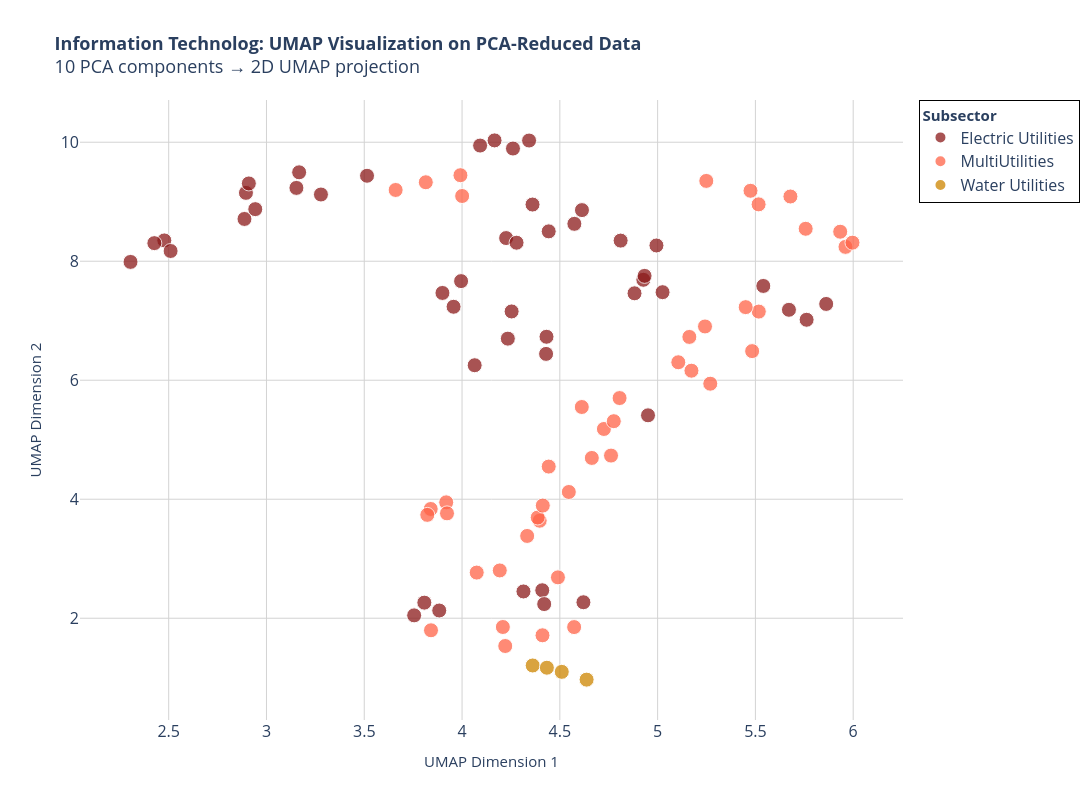

Source (notebook cell):
### Code cell
### >> Plot 6: Interactive UMAP matplot

# Create interactive UMAP scatter plot with Reduced-PCA
fig = go.Figure()
sectors = sorted(df_umap['Subsector'].unique())

for sector in sectors:
    sector_data = df_umap[df_umap['Subsector'] == sector]
    
    # Prepare hover text
    hover_text = []
    for idx, row in sector_data.iterrows():
        text = f"<b>{row['Ticker']}</b><br>"
        text += f"Sector: {sector}<br>"
        text += f"UMAP1: {row['UMAP1']:.2f}<br>"
        text += f"UMAP2: {row['UMAP2']:.2f}<br>"
        if 'Revenue' in sector_data.columns:
            text += f"Revenue: ${row['Revenue']:,.0f}<br>"
        if 'Assets' in sector_data.columns:
            text += f"Assets: ${row['Assets']:,.0f}<br>"
        if 'Net Income' in sector_data.columns:
            text += f"Net Income: ${row['Net Income']:,.0f}"
        hover_text.append(text)
    
    fig.add_trace(go.Scatter(
        x=sector_data['UMAP1'],
        y=sector_data['UMAP2'],
        mode='markers',
        name=sector,
        marker=dict(
            size=15,
            color=sector_colors[sector],
            opacity=0.75,
            line=dict(width=1, color='white')
        ),
        text=hover_text,
        hovertemplate='%{text}<extra></extra>'
    ))

fig.update_layout(
    width=1300,
    height=800,
    title=dict(
        text='<b>Information Technolog: UMAP Visualization on PCA-Reduced Data</b><br>10 PCA components → 2D UMAP projection',
        font=dict(size=18)
    ),
    xaxis=dict(
        title='UMAP Dimension 1',
        title_font=dict(size=15),  
        gridcolor='lightgray',
        showgrid=True,
        zeroline=True,
        zerolinecolor='gray',
        zerolinewidth=2
    ),
    yaxis=dict(
        title='UMAP Dimension 2',
        title_font=dict(size=15),  
        gridcolor='lightgray',
        showgrid=True,
        zeroline=True,
        zerolinecolor='gray',
        zerolinewidth=2
    ),
    hovermode='closest',
    plot_bgcolor='white',
    legend=dict(
        title=dict(text='<b>Subsector</b>', font=dict(size=15)),
        bgcolor="rgba(255,255,255,0.95)",
        bordercolor="black",
        borderwidth=1,
        font=dict(size=16),
        itemsizing='constant'
    )
)

fig.update_xaxes(tickfont=dict(size=16))
fig.update_yaxes(tickfont=dict(size=16))
fig.show()


## >> save as html and png for sharing
FILE_NAME = f"Util_subsector_UMAP_pca_reduced(n=10)_test14"
fig.write_html(f"{HTML_PATH}/{FILE_NAME}.html")
fig.write_image(f"{FIG_PATH}/{FILE_NAME}.png",
               width=1300, height=800,
               scale=3          # Scale factor (like DPI multiplier)
               )

# allow to open automatically in the default browser
webbrowser.open(f"{HTML_PATH}/{FILE_NAME}.html")

### Figure 1 — Plotly figure (JSON) as saved in the notebook; plotly's stock layout.template omitted (floating-point values rounded to 4 significant figures)
{"data": [{"hovertemplate": "%{text}<extra></extra>", "marker": {"color": "#8B1A1A", "line": {"color": "white", "width": 1}, "opacity": 0.75, "size": 15}, "mode": "markers", "name": "Electric Utilities", "text": ["<b>AEP</b><br>Sector: Electric Utilities<br>UMAP1: 2.89<br>UMAP2: 8.71<br>Revenue: $14,945,000,000<br>Assets: $54,367,000,000<br>Net Income: $1,259,000,000", "<b>AEP</b><br>Sector: Electric Utilities<br>UMAP1: 2.94<br>UMAP2: 8.88<br>Revenue: $14,813,500,000<br>Assets: $56,414,000,000<br>Net Income: $1,484,200,000", "<b>AEP</b><br>Sector: Electric Utilities<br>UMAP1: 3.28<br>UMAP2: 9.12<br>Revenue: $16,378,600,000<br>Assets: $59,544,600,000<br>Net Income: $1,638,000,000", "<b>AEP</b><br>Sector: Electric Utilities<br>UMAP1: 3.15<br>UMAP2: 9.23<br>Revenue: $16,453,200,000<br>Assets: $61,683,100,000<br>Net Income: $2,052,300,000", "<b>D</b><br>Sector: Electric Utilities<br>UMAP1: 4.99<br>UMAP2: 8.26<br>Revenue: $12,835,000,000<br>Assets: $46,838,000,000<br>Net Income: $302,000,000", "<b>D</b><br>Sector: Electric Utilities<br>UMAP1: 4.81<br>UMAP2: 8.35<br>Revenue: $13,120,000,000<br>Assets: $50,096,000,000<br>Net Income: $1,697,000,000", "<b>D</b><br>Sector: Electric Utilities<br>UMAP1: 4.61<br>UMAP2: 8.86<br>Revenue: $12,436,000,000<br>Assets: $54,327,000,000<br>Net Income: $1,310,000,000", "<b>D</b><br>Sector: Electric Utilities<br>UMAP1: 4.36<br>UMAP2: 8.95<br>Revenue: $11,683,000,000<br>Assets: $58,797,000,000<br>Net Income: $1,899,000,000", "<b>DUK</b><br>Sector: Electric Utilities<br>UMAP1: 4.17<br>UMAP2: 10.03<br>Revenue: $17,912,000,000<br>Assets: $113,856,000,000<br>Net Income: $1,768,000,000", "<b>DUK</b><br>Sector: Electric Utilities<br>UMAP1: 4.26<br>UMAP2: 9.89<br>Revenue: $22,756,000,000<br>Assets: $114,779,000,000<br>Net Income: $2,665,000,000", "<b>DUK</b><br>Sector: Electric Utilities<br>UMAP1: 4.34<br>UMAP2: 10.03<br>Revenue: $23,925,000,000<br>Assets: $120,557,000,000<br>Net Income: $1,883,000,000", "<b>DUK</b><br>Sector: Electric Utilities<br>UMAP1: 4.09<br>UMAP2: 9.94<br>Revenue: $23,459,000,000<br>Assets: $121,156,000,000<br>Net Income: $2,816,000,000", "<b>ED</b><br>Sector: Electric Utilities<br>UMAP1: 3.96<br>UMAP2: 7.23<br>Revenue: $12,354,000,000<br>Assets: $40,647,000,000<br>Net Income: $1,062,000,000", "<b>ED</b><br>Sector: Electric Utilities<br>UMAP1: 4.25<br>UMAP2: 7.16<br>Revenue: $12,919,000,000<br>Assets: $44,071,000,000<br>Net Income: $1,092,000,000", "<b>ED</b><br>Sector: Electric Utilities<br>UMAP1: 3.90<br>UMAP2: 7.47<br>Revenue: $12,554,000,000<br>Assets: $45,642,000,000<br>Net Income: $1,193,000,000", "<b>ED</b><br>Sector: Electric Utilities<br>UMAP1: 4.00<br>UMAP2: 7.67<br>Revenue: $12,075,000,000<br>Assets: $48,255,000,000<br>Net Income: $1,245,000,000", "<b>EIX</b><br>Sector: Electric Utilities<br>UMAP1: 5.76<br>UMAP2: 7.02<br>Revenue: $11,862,000,000<br>Assets: $44,394,000,000<br>Net Income: $-92,000,000", "<b>EIX</b><br>Sector: Electric Utilities<br>UMAP1: 5.86<br>UMAP2: 7.28<br>Revenue: $12,581,000,000<br>Assets: $46,646,000,000<br>Net Income: $1,015,000,000", "<b>EIX</b><br>Sector: Electric Utilities<br>UMAP1: 5.54<br>UMAP2: 7.58<br>Revenue: $13,413,000,000<br>Assets: $49,734,000,000<br>Net Income: $1,721,000,000", "<b>EIX</b><br>Sector: Electric Utilities<br>UMAP1: 5.67<br>UMAP2: 7.18<br>Revenue: $11,524,000,000<br>Assets: $50,310,000,000<br>Net Income: $1,117,000,000", "<b>ETR</b><br>Sector: Electric Utilities<br>UMAP1: 4.43<br>UMAP2: 6.73<br>Revenue: $10,302,079,000<br>Assets: $43,202,502,000<br>Net Income: $868,363,000", "<b>ETR</b><br>Sector: Electric Utilities<br>UMAP1: 4.43<br>UMAP2: 6.44<br>Revenue: $11,390,947,000<br>Assets: $43,406,446,000<br>Net Income: $730,572,000", "<b>ETR</b><br>Sector: Electric Utilities<br>UMAP1: 4.23<br>UMAP2: 6.70<br>Revenue: $12,494,921,000<br>Assets: $46,414,455,000<br>Net Income: $960,257,000", "<b>ETR</b><br>Sector: Electric Utilities<br>UMAP1: 4.06<br>UMAP2: 6.25<br>Revenue: $11,513,251,000<br>Assets: $44,647,681,000<br>Net Income: $-156,734,000", "<b>FE</b><br>Sector: Electric Utilities<br>UMAP1: 2.48<br>UMAP2: 8.35<br>Revenue: $15,255,000,000<br>Assets: $50,494,000,000<br>Net Income: $770,000,000", "<b>FE</b><br>Sector: Electric Utilities<br>UMAP1: 2.51<br>UMAP2: 8.17<br>Revenue: $14,892,000,000<br>Assets: $50,424,000,000<br>Net Income: $392,000,000", "<b>FE</b><br>Sector: Electric Utilities<br>UMAP1: 2.30<br>UMAP2: 7.99<br>Revenue: $15,049,000,000<br>Assets: $51,648,000,000<br>Net Income: $299,000,000", "<b>FE</b><br>Sector: Electric Utilities<br>UMAP1: 2.43<br>UMAP2: 8.30<br>Revenue: $15,026,000,000<br>Assets: $52,187,000,000<br>Net Income: $578,000,000", "<b>LNT</b><br>Sector: Electric Utilities<br>UMAP1: 4.41<br>UMAP2: 2.47<br>Revenue: $3,094,500,000<br>Assets: $10,785,500,000<br>Net Income: $335,700,000", "<b>LNT</b><br>Sector: Electric Utilities<br>UMAP1: 4.42<br>UMAP2: 2.24<br>Revenue: $3,276,800,000<br>Assets: $11,112,400,000<br>Net Income: $376,200,000", "<b>LNT</b><br>Sector: Electric Utilities<br>UMAP1: 4.31<br>UMAP2: 2.45<br>Revenue: $3,350,300,000<br>Assets: $12,063,500,000<br>Net Income: $393,300,000", "<b>LNT</b><br>Sector: Electric Utilities<br>UMAP1: 4.62<br>UMAP2: 2.27<br>Revenue: $3,253,600,000<br>Assets: $12,495,200,000<br>Net Income: $388,400,000", "<b>PEG</b><br>Sector: Electric Utilities<br>UMAP1: 5.03<br>UMAP2: 7.48<br>Revenue: $9,781,000,000<br>Assets: $31,725,000,000<br>Net Income: $1,275,000,000", "<b>PEG</b><br>Sector: Electric Utilities<br>UMAP1: 4.88<br>UMAP2: 7.46<br>Revenue: $9,968,000,000<br>Assets: $32,522,000,000<br>Net Income: $1,243,000,000", "<b>PEG</b><br>Sector: Electric Utilities<br>UMAP1: 4.93<br>UMAP2: 7.69<br>Revenue: $10,886,000,000<br>Assets: $35,287,000,000<br>Net Income: $1,518,000,000", "<b>PEG</b><br>Sector: Electric Utilities<br>UMAP1: 4.93<br>UMAP2: 7.75<br>Revenue: $10,415,000,000<br>Assets: $37,535,000,000<br>Net Income: $1,679,000,000", "<b>PPL</b><br>Sector: Electric Utilities<br>UMAP1: 4.44<br>UMAP2: 8.50<br>Revenue: $12,132,000,000<br>Assets: $43,634,000,000<br>Net Income: $1,526,000,000", "<b>PPL</b><br>Sector: Electric Utilities<br>UMAP1: 4.23<br>UMAP2: 8.39<br>Revenue: $7,263,000,000<br>Assets: $46,259,000,000<br>Net Income: $1,130,000,000", "<b>PPL</b><br>Sector: Electric Utilities<br>UMAP1: 4.57<br>UMAP2: 8.63<br>Revenue: $7,852,000,000<br>Assets: $48,606,000,000<br>Net Income: $1,737,000,000", "<b>PPL</b><br>Sector: Electric Utilities<br>UMAP1: 4.28<br>UMAP2: 8.31<br>Revenue: $7,669,000,000<br>Assets: $39,301,000,000<br>Net Income: $682,000,000", "<b>SO</b><br>Sector: Electric Utilities<br>UMAP1: 3.51<br>UMAP2: 9.44<br>Revenue: $16,537,000,000<br>Assets: $63,149,000,000<br>Net Income: $2,415,000,000", "<b>SO</b><br>Sector: Electric Utilities<br>UMAP1: 2.89<br>UMAP2: 9.15<br>Revenue: $17,087,000,000<br>Assets: $64,546,000,000<br>Net Income: $1,710,000,000", "<b>SO</b><br>Sector: Electric Utilities<br>UMAP1: 2.91<br>UMAP2: 9.31<br>Revenue: $18,467,000,000<br>Assets: $70,233,000,000<br>Net Income: $2,031,000,000", "<b>SO</b><br>Sector: Electric Utilities<br>UMAP1: 3.17<br>UMAP2: 9.49<br>Revenue: $17,489,000,000<br>Assets: $78,318,000,000<br>Net Income: $2,421,000,000", "<b>WEC</b><br>Sector: Electric Utilities<br>UMAP1: 3.88<br>UMAP2: 2.13<br>Revenue: $4,246,400,000<br>Assets: $14,285,000,000<br>Net Income: $546,300,000", "<b>WEC</b><br>Sector: Electric Utilities<br>UMAP1: 3.81<br>UMAP2: 2.26<br>Revenue: $4,519,000,000<br>Assets: $14,769,400,000<br>Net Income: $578,600,000", "<b>WEC</b><br>Sector: Electric Utilities<br>UMAP1: 3.76<br>UMAP2: 2.05<br>Revenue: $4,997,100,000<br>Assets: $14,905,000,000<br>Net Income: $589,500,000", "<b>WEC</b><br>Sector: Electric Utilities<br>UMAP1: 4.95<br>UMAP2: 5.41<br>Revenue: $5,926,100,000<br>Assets: $29,355,200,000<br>Net Income: $640,300,000"], "type": "scatter", "x": [2.887, 2.943, 3.279, 3.153, 4.994, 4.811, 4.613, 4.36, 4.166, 4.26, 4.343, 4.092, 3.957, 4.253, 3.9, 3.995, 5.762, 5.862, 5.54, 5.671, 4.432, 4.43, 4.234, 4.065, 2.478, 2.51, 2.305, 2.427, 4.41, 4.42, 4.314, 4.621, 5.025, 4.882, 4.927, 4.933, 4.443, 4.225, 4.574, 4.279, 3.514, 2.895, 2.91, 3.167, 3.883, 3.807, 3.755, 4.951], "y": [8.71, 8.875, 9.121, 9.232, 8.265, 8.346, 8.859, 8.952, 10.03, 9.894, 10.03, 9.944, 7.234, 7.156, 7.467, 7.666, 7.016, 7.282, 7.585, 7.184, 6.73, 6.442, 6.699, 6.252, 8.349, 8.172, 7.988, 8.304, 2.47, 2.238, 2.45, 2.269, 7.48, 7.461, 7.688, 7.754, 8.502, 8.389, 8.628, 8.311, 9.436, 9.149, 9.307, 9.494, 2.13, 2.262, 2.048, 5.41]}, {"hovertemplate": "%{text}<extra></extra>", "marker": {"color": "#FF6347", "line": {"color": "white", "width": 1}, "opacity": 0.75, "size": 15}, "mode": "markers", "name": "MultiUtilities", "text": ["<b>AEE</b><br>Sector: MultiUtilities<br>UMAP1: 4.40<br>UMAP2: 3.64<br>Revenue: $5,781,000,000<br>Assets: $22,230,000,000<br>Net Income: $-974,000,000", "<b>AEE</b><br>Sector: MultiUtilities<br>UMAP1: 4.76<br>UMAP2: 4.73<br>Revenue: $5,838,000,000<br>Assets: $21,042,000,000<br>Net Income: $295,000,000", "<b>AEE</b><br>Sector: MultiUtilities<br>UMAP1: 4.66<br>UMAP2: 4.69<br>Revenue: $6,053,000,000<br>Assets: $22,289,000,000<br>Net Income: $592,000,000", "<b>AEE</b><br>Sector: MultiUtilities<br>UMAP1: 4.44<br>UMAP2: 4.55<br>Revenue: $6,098,000,000<br>Assets: $23,640,000,000<br>Net Income: $636,000,000", "<b>CMS</b><br>Sector: MultiUtilities<br>UMAP1: 4.33<br>UMAP2: 3.38<br>Revenue: $6,566,000,000<br>Assets: $17,416,000,000<br>Net Income: $465,000,000", "<b>CMS</b><br>Sector: MultiUtilities<br>UMAP1: 4.39<br>UMAP2: 3.69<br>Revenue: $7,179,000,000<br>Assets: $19,185,000,000<br>Net Income: $492,000,000", "<b>CMS</b><br>Sector: MultiUtilities<br>UMAP1: 4.41<br>UMAP2: 3.89<br>Revenue: $6,456,000,000<br>Assets: $20,299,000,000<br>Net Income: $537,000,000", "<b>CMS</b><br>Sector: MultiUtilities<br>UMAP1: 4.55<br>UMAP2: 4.12<br>Revenue: $6,399,000,000<br>Assets: $21,622,000,000<br>Net Income: $564,000,000", "<b>CNP</b><br>Sector: MultiUtilities<br>UMAP1: 3.92<br>UMAP2: 3.95<br>Revenue: $7,452,000,000<br>Assets: $22,871,000,000<br>Net Income: $417,000,000", "<b>CNP</b><br>Sector: MultiUtilities<br>UMAP1: 3.92<br>UMAP2: 3.76<br>Revenue: $8,106,000,000<br>Assets: $21,870,000,000<br>Net Income: $311,000,000", "<b>CNP</b><br>Sector: MultiUtilities<br>UMAP1: 3.84<br>UMAP2: 3.84<br>Revenue: $9,226,000,000<br>Assets: $23,200,000,000<br>Net Income: $611,000,000", "<b>CNP</b><br>Sector: MultiUtilities<br>UMAP1: 3.82<br>UMAP2: 3.74<br>Revenue: $7,386,000,000<br>Assets: $21,334,000,000<br>Net Income: $-692,000,000", "<b>ES</b><br>Sector: MultiUtilities<br>UMAP1: 4.73<br>UMAP2: 5.18<br>Revenue: $6,273,787,000<br>Assets: $28,302,824,000<br>Net Income: $525,945,000", "<b>ES</b><br>Sector: MultiUtilities<br>UMAP1: 4.78<br>UMAP2: 5.31<br>Revenue: $7,301,204,000<br>Assets: $27,795,537,000<br>Net Income: $786,007,000", "<b>ES</b><br>Sector: MultiUtilities<br>UMAP1: 4.61<br>UMAP2: 5.55<br>Revenue: $7,741,856,000<br>Assets: $29,740,387,000<br>Net Income: $819,546,000", "<b>ES</b><br>Sector: MultiUtilities<br>UMAP1: 4.81<br>UMAP2: 5.70<br>Revenue: $7,954,827,000<br>Assets: $30,580,309,000<br>Net Income: $878,485,000", "<b>EXC</b><br>Sector: MultiUtilities<br>UMAP1: 5.47<br>UMAP2: 9.18<br>Revenue: $24,888,000,000<br>Assets: $79,924,000,000<br>Net Income: $1,729,000,000", "<b>EXC</b><br>Sector: MultiUtilities<br>UMAP1: 5.52<br>UMAP2: 8.96<br>Revenue: $27,429,000,000<br>Assets: $86,416,000,000<br>Net Income: $1,603,000,000", "<b>EXC</b><br>Sector: MultiUtilities<br>UMAP1: 5.25<br>UMAP2: 9.35<br>Revenue: $29,447,000,000<br>Assets: $95,384,000,000<br>Net Income: $2,269,000,000", "<b>EXC</b><br>Sector: MultiUtilities<br>UMAP1: 5.68<br>UMAP2: 9.09<br>Revenue: $31,360,000,000<br>Assets: $114,904,000,000<br>Net Income: $1,134,000,000", "<b>NEE</b><br>Sector: MultiUtilities<br>UMAP1: 4.00<br>UMAP2: 9.10<br>Revenue: $14,256,000,000<br>Assets: $64,439,000,000<br>Net Income: $1,911,000,000", "<b>NEE</b><br>Sector: MultiUtilities<br>UMAP1: 3.66<br>UMAP2: 9.20<br>Revenue: $15,136,000,000<br>Assets: $69,306,000,000<br>Net Income: $1,908,000,000", "<b>NEE</b><br>Sector: MultiUtilities<br>UMAP1: 3.81<br>UMAP2: 9.33<br>Revenue: $17,021,000,000<br>Assets: $74,605,000,000<br>Net Income: $2,465,000,000", "<b>NEE</b><br>Sector: MultiUtilities<br>UMAP1: 3.99<br>UMAP2: 9.45<br>Revenue: $17,486,000,000<br>Assets: $82,479,000,000<br>Net Income: $2,752,000,000", "<b>PCG</b><br>Sector: MultiUtilities<br>UMAP1: 5.96<br>UMAP2: 8.24<br>Revenue: $15,598,000,000<br>Assets: $55,605,000,000<br>Net Income: $828,000,000", "<b>PCG</b><br>Sector: MultiUtilities<br>UMAP1: 5.76<br>UMAP2: 8.55<br>Revenue: $17,090,000,000<br>Assets: $60,127,000,000<br>Net Income: $1,450,000,000", "<b>PCG</b><br>Sector: MultiUtilities<br>UMAP1: 6.00<br>UMAP2: 8.31<br>Revenue: $16,833,000,000<br>Assets: $63,234,000,000<br>Net Income: $888,000,000", "<b>PCG</b><br>Sector: MultiUtilities<br>UMAP1: 5.93<br>UMAP2: 8.50<br>Revenue: $17,666,000,000<br>Assets: $68,598,000,000<br>Net Income: $1,407,000,000", "<b>PNW</b><br>Sector: MultiUtilities<br>UMAP1: 4.21<br>UMAP2: 1.85<br>Revenue: $3,301,804,000<br>Assets: $13,379,615,000<br>Net Income: $413,164,000", "<b>PNW</b><br>Sector: MultiUtilities<br>UMAP1: 4.41<br>UMAP2: 1.71<br>Revenue: $3,454,628,000<br>Assets: $13,508,686,000<br>Net Income: $406,074,000", "<b>PNW</b><br>Sector: MultiUtilities<br>UMAP1: 4.57<br>UMAP2: 1.85<br>Revenue: $3,491,632,000<br>Assets: $14,288,890,000<br>Net Income: $397,595,000", "<b>PNW</b><br>Sector: MultiUtilities<br>UMAP1: 4.22<br>UMAP2: 1.53<br>Revenue: $3,495,443,000<br>Assets: $15,028,258,000<br>Net Income: $437,257,000", "<b>SCG</b><br>Sector: MultiUtilities<br>UMAP1: 4.49<br>UMAP2: 2.69<br>Revenue: $4,176,000,000<br>Assets: $14,616,000,000<br>Net Income: $420,000,000", "<b>SCG</b><br>Sector: MultiUtilities<br>UMAP1: 4.19<br>UMAP2: 2.80<br>Revenue: $4,495,000,000<br>Assets: $15,164,000,000<br>Net Income: $471,000,000", "<b>SCG</b><br>Sector: MultiUtilities<br>UMAP1: 4.07<br>UMAP2: 2.77<br>Revenue: $4,951,000,000<br>Assets: $16,818,000,000<br>Net Income: $538,000,000", "<b>SCG</b><br>Sector: MultiUtilities<br>UMAP1: 3.84<br>UMAP2: 1.80<br>Revenue: $4,380,000,000<br>Assets: $17,146,000,000<br>Net Income: $746,000,000", "<b>SRE</b><br>Sector: MultiUtilities<br>UMAP1: 5.17<br>UMAP2: 6.16<br>Revenue: $9,647,000,000<br>Assets: $36,499,000,000<br>Net Income: $865,000,000", "<b>SRE</b><br>Sector: MultiUtilities<br>UMAP1: 5.24<br>UMAP2: 6.90<br>Revenue: $10,557,000,000<br>Assets: $37,244,000,000<br>Net Income: $1,009,000,000", "<b>SRE</b><br>Sector: MultiUtilities<br>UMAP1: 5.52<br>UMAP2: 7.15<br>Revenue: $11,035,000,000<br>Assets: $39,651,000,000<br>Net Income: $1,162,000,000", "<b>SRE</b><br>Sector: MultiUtilities<br>UMAP1: 5.45<br>UMAP2: 7.23<br>Revenue: $10,231,000,000<br>Assets: $41,150,000,000<br>Net Income: $1,350,000,000", "<b>XEL</b><br>Sector: MultiUtilities<br>UMAP1: 5.27<br>UMAP2: 5.94<br>Revenue: $10,128,223,000<br>Assets: $31,140,686,000<br>Net Income: $905,229,000", "<b>XEL</b><br>Sector: MultiUtilities<br>UMAP1: 5.11<br>UMAP2: 6.30<br>Revenue: $10,914,922,000<br>Assets: $33,907,490,000<br>Net Income: $948,234,000", "<b>XEL</b><br>Sector: MultiUtilities<br>UMAP1: 5.48<br>UMAP2: 6.49<br>Revenue: $11,686,135,000<br>Assets: $36,957,884,000<br>Net Income: $1,021,306,000", "<b>XEL</b><br>Sector: MultiUtilities<br>UMAP1: 5.16<br>UMAP2: 6.73<br>Revenue: $11,024,486,000<br>Assets: $39,053,535,000<br>Net Income: $984,485,000"], "type": "scatter", "x": [4.397, 4.762, 4.664, 4.443, 4.333, 4.387, 4.413, 4.546, 3.919, 3.923, 3.84, 3.822, 4.725, 4.776, 4.612, 4.805, 5.475, 5.516, 5.249, 5.679, 4.0, 3.66, 3.815, 3.992, 5.961, 5.757, 5.996, 5.934, 4.209, 4.411, 4.573, 4.221, 4.49, 4.193, 4.075, 3.841, 5.173, 5.242, 5.517, 5.45, 5.269, 5.106, 5.483, 5.162], "y": [3.639, 4.734, 4.694, 4.549, 3.383, 3.692, 3.894, 4.122, 3.948, 3.762, 3.836, 3.737, 5.181, 5.311, 5.55, 5.7, 9.184, 8.956, 9.35, 9.088, 9.096, 9.197, 9.327, 9.446, 8.241, 8.545, 8.312, 8.496, 1.853, 1.713, 1.851, 1.533, 2.687, 2.804, 2.767, 1.798, 6.16, 6.904, 7.154, 7.228, 5.941, 6.302, 6.489, 6.728]}, {"hovertemplate": "%{text}<extra></extra>", "marker": {"color": "#CD8500", "line": {"color": "white", "width": 1}, "opacity": 0.75, "size": 15}, "mode": "markers", "name": "Water Utilities", "text": ["<b>AWK</b><br>Sector: Water Utilities<br>UMAP1: 4.36<br>UMAP2: 1.21<br>Revenue: $2,853,926,000<br>Assets: $14,718,976,000<br>Net Income: $358,070,000", "<b>AWK</b><br>Sector: Water Utilities<br>UMAP1: 4.43<br>UMAP2: 1.17<br>Revenue: $2,879,000,000<br>Assets: $15,088,142,000<br>Net Income: $369,000,000", "<b>AWK</b><br>Sector: Water Utilities<br>UMAP1: 4.51<br>UMAP2: 1.10<br>Revenue: $3,011,000,000<br>Assets: $16,038,000,000<br>Net Income: $423,000,000", "<b>AWK</b><br>Sector: Water Utilities<br>UMAP1: 4.64<br>UMAP2: 0.97<br>Revenue: $3,159,000,000<br>Assets: $17,241,000,000<br>Net Income: $476,000,000"], "type": "scatter", "x": [4.361, 4.434, 4.51, 4.637], "y": [1.206, 1.168, 1.099, 0.9683]}], "layout": {"height": 800, "hovermode": "closest", "legend": {"bgcolor": "rgba(255,255,255,0.95)", "bordercolor": "black", "borderwidth": 1, "font": {"size": 16}, "itemsizing": "constant", "title": {"font": {"size": 15}, "text": "<b>Subsector</b>"}}, "plot_bgcolor": "white", "title": {"font": {"size": 18}, "text": "<b>Information Technolog: UMAP Visualization on PCA-Reduced Data</b><br>10 PCA components → 2D UMAP projection"}, "width": 1300, "xaxis": {"gridcolor": "lightgray", "showgrid": true, "tickfont": {"size": 16}, "title": {"font": {"size": 15}, "text": "UMAP Dimension 1"}, "zeroline": true, "zerolinecolor": "gray", "zerolinewidth": 2}, "yaxis": {"gridcolor": "lightgray", "showgrid": true, "tickfont": {"size": 16}, "title": {"font": {"size": 15}, "text": "UMAP Dimension 2"}, "zeroline": true, "zerolinecolor": "gray", "zerolinewidth": 2}}}
